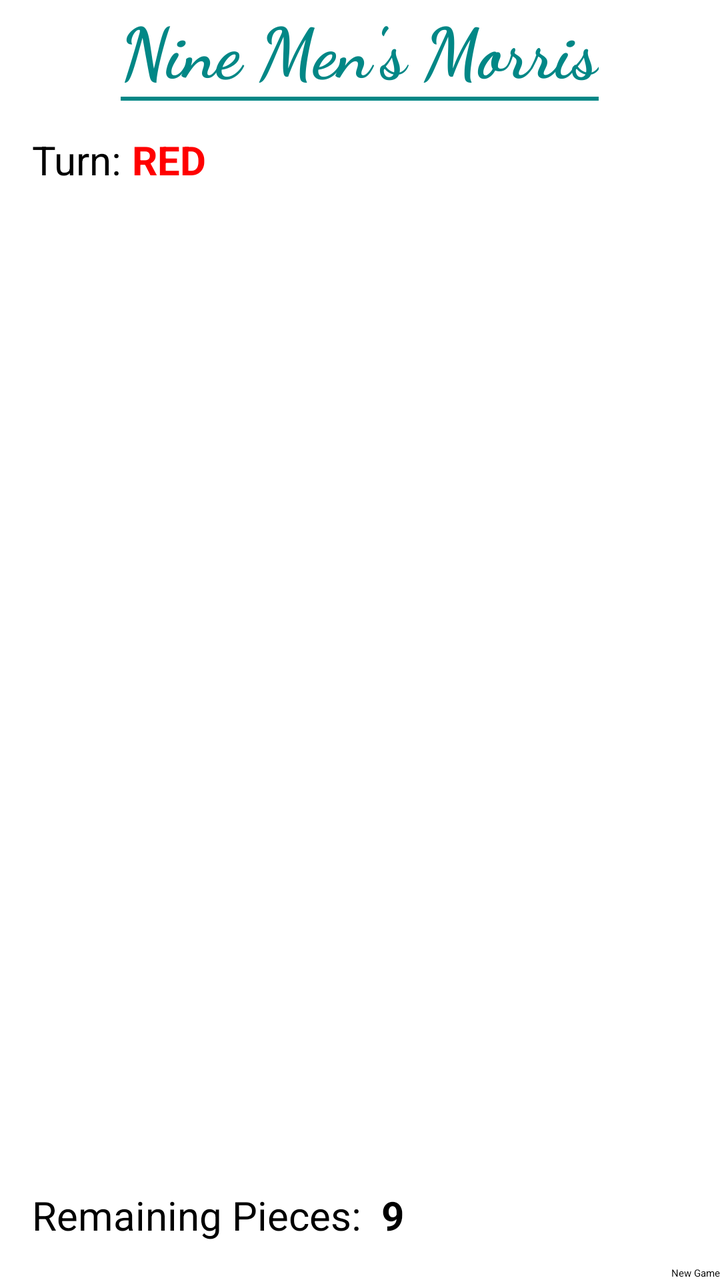
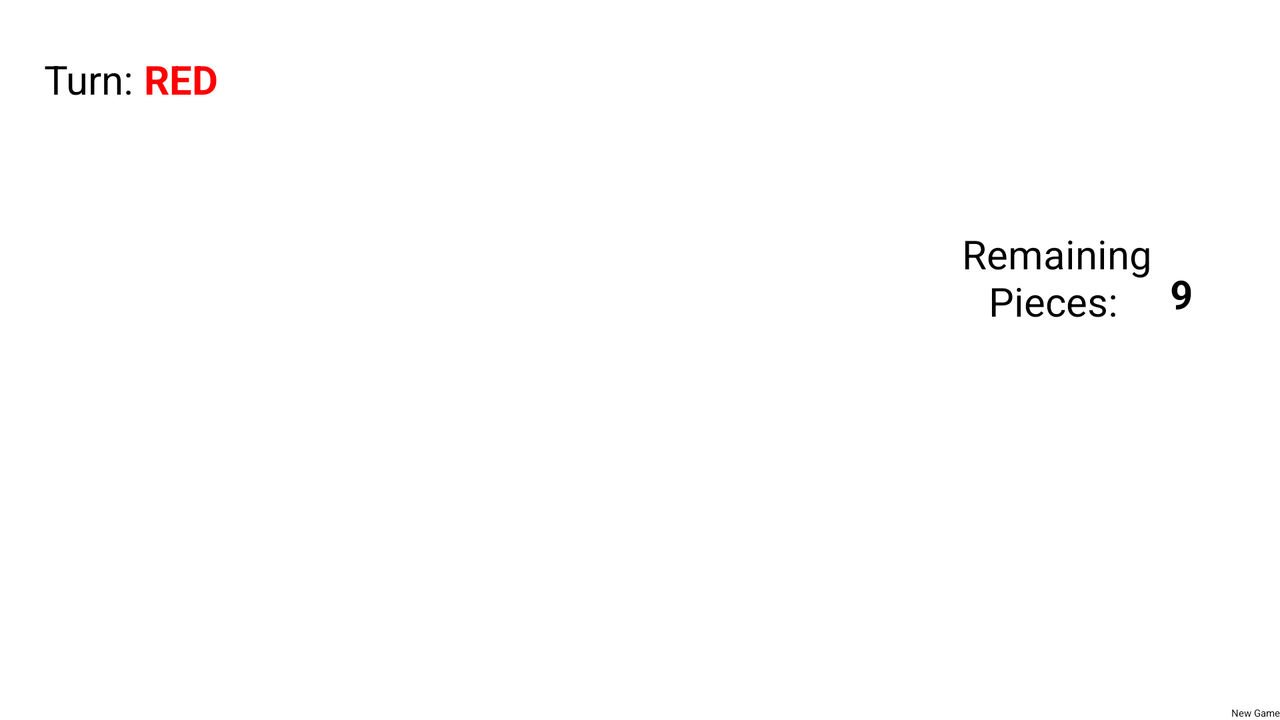

One screen, two layout resources from the same app: the default and the repository's alternative for another configuration. Each is rendered where Android would select it; the XML of both is given below.
<!-- AndroidManifest.xml: application theme Theme.NineMensMorris -->
<!-- res/layout/activity_main.xml -->
<?xml version="1.0" encoding="utf-8"?>
<androidx.constraintlayout.widget.ConstraintLayout xmlns:android="http://schemas.android.com/apk/res/android"
    xmlns:app="http://schemas.android.com/apk/res-auto"
    xmlns:tools="http://schemas.android.com/tools"
    android:layout_width="match_parent"
    android:layout_height="match_parent"
    tools:context=".MainActivity">

    <TextView
        android:id="@+id/title"
        android:layout_width="wrap_content"
        android:layout_height="wrap_content"
        android:fontFamily="cursive"
        android:text="Nine Men's Morris"
        android:textColor="@color/design_default_color_secondary_variant"
        android:textSize="35dp"
        android:textStyle="bold"
        app:layout_constraintHorizontal_bias="0.498"
        app:layout_constraintLeft_toLeftOf="parent"
        app:layout_constraintRight_toRightOf="parent"
        app:layout_constraintTop_toTopOf="parent" />

    <View
        android:id="@+id/line"
        android:layout_width="0dp"
        android:layout_height="2dp"
        app:layout_constraintTop_toBottomOf="@id/title"
        app:layout_constraintEnd_toEndOf="@id/title"
        app:layout_constraintStart_toStartOf="@id/title"
        android:background="@color/design_default_color_secondary_variant"/>

    <TextView
        android:id="@+id/turn"
        android:layout_width="wrap_content"
        android:layout_height="wrap_content"
        android:layout_marginStart="16dp"
        android:layout_marginTop="16dp"
        android:text="@string/turn"
        android:textColor="@color/black"
        android:textSize="20sp"
        app:layout_constraintStart_toStartOf="parent"
        app:layout_constraintTop_toBottomOf="@+id/line" />

    <TextView
        android:id="@+id/turn_text"
        android:layout_width="wrap_content"
        android:layout_height="wrap_content"
        android:layout_marginTop="18dp"
        android:text=" RED"
        android:textColor="#FF0000"
        android:textSize="20sp"
        android:textStyle="bold"
        app:layout_constraintStart_toEndOf="@id/turn"
        app:layout_constraintTop_toBottomOf="@id/title" />

    <TextView
        android:id="@+id/remaining"
        android:layout_width="wrap_content"
        android:layout_height="wrap_content"
        android:layout_marginBottom="12dp"
        android:layout_marginStart="16dp"
        android:text="Remaining Pieces: "
        android:textColor="@color/black"
        android:textSize="20sp"
        app:layout_constraintBottom_toTopOf="@id/new_game"
        app:layout_constraintStart_toStartOf="parent" />

    <TextView
        android:id="@+id/remaining_pieces"
        android:layout_width="wrap_content"
        android:layout_height="wrap_content"
        android:layout_marginBottom="12dp"
        android:text=" 9"
        android:textColor="@color/black"
        android:textSize="20sp"
        android:textStyle="bold"
        app:layout_constraintBottom_toTopOf="@id/new_game"
        app:layout_constraintStart_toEndOf="@id/remaining" />

    <Button
        android:id="@+id/new_game"
        android:layout_width="wrap_content"
        android:layout_height="wrap_content"
        android:text="New Game"
        android:onClick="onNewGameClicked"
        app:layout_constraintEnd_toEndOf="parent"
        app:layout_constraintBottom_toBottomOf="parent"
        tools:layout_editor_absoluteX="302dp"
        tools:layout_editor_absoluteY="681dp" />

    <ImageView
        android:id="@+id/the_board"
        android:layout_width="match_parent"
        android:layout_height="match_parent"
        android:paddingStart="20dp"
        android:paddingEnd="20dp"
        android:scaleType="fitCenter"
        app:layout_constraintBottom_toTopOf="@id/remaining_pieces"
        app:layout_constraintEnd_toEndOf="parent"
        app:layout_constraintStart_toStartOf="parent"
        app:layout_constraintTop_toBottomOf="@id/turn_text"
        app:srcCompat="@drawable/board" />

    <androidx.constraintlayout.helper.widget.Flow
        android:id="@+id/flow_1"
        android:layout_width="0dp"
        android:layout_height="wrap_content"
        android:layout_marginTop="160dp"
        app:flow_horizontalAlign="start"
        app:flow_horizontalGap="120dp"
        app:constraint_referenced_ids="point_0, point_1, point_2"
        app:flow_wrapMode="aligned"
        app:layout_constraintEnd_toEndOf="parent"
        app:layout_constraintHorizontal_bias="0.0"
        app:layout_constraintHorizontal_chainStyle="spread"
        app:layout_constraintStart_toStartOf="parent"
        app:layout_constraintTop_toTopOf="parent" />

    <androidx.constraintlayout.helper.widget.Flow
        android:id="@+id/flow_2"
        android:layout_width="0dp"
        android:layout_height="wrap_content"
        app:flow_horizontalGap="65dp"
        app:flow_wrapMode="aligned"
        android:layout_marginHorizontal="56dp"
        app:flow_horizontalStyle="packed"
        app:constraint_referenced_ids="point_3, point_4, point_5"
        app:layout_constraintEnd_toEndOf="parent"
        app:layout_constraintHorizontal_chainStyle="spread"
        app:layout_constraintStart_toStartOf="parent"
        app:layout_constraintTop_toBottomOf="@id/flow_1" />

    <androidx.constraintlayout.helper.widget.Flow
        android:id="@+id/flow_3"
        android:layout_width="0dp"
        android:layout_marginTop="50dp"
        android:layout_height="wrap_content"
        android:layout_marginHorizontal="100dp"
        app:constraint_referenced_ids="point_6, point_7, point_8"
        app:layout_constraintEnd_toEndOf="parent"
        app:layout_constraintStart_toStartOf="parent"
        app:layout_constraintTop_toBottomOf="@id/flow_1" />

    <androidx.constraintlayout.helper.widget.Flow
        android:id="@+id/flow_4"
        android:layout_width="0dp"
        android:layout_height="wrap_content"
        android:layout_marginTop="20dp"
        app:constraint_referenced_ids="point_9, point_10, point_11"
        app:layout_constraintStart_toStartOf="parent"
        app:layout_constraintTop_toBottomOf="@id/flow_3"/>

    <androidx.constraintlayout.helper.widget.Flow
        android:id="@+id/flow_5"
        android:layout_width="0dp"
        android:layout_height="wrap_content"
        android:layout_marginTop="20dp"
        app:constraint_referenced_ids="point_12, point_13, point_14"
        app:layout_constraintEnd_toEndOf="parent"
        app:layout_constraintTop_toBottomOf="@id/flow_3"/>

    <androidx.constraintlayout.helper.widget.Flow
        android:id="@+id/flow_6"
        android:layout_marginTop="15dp"
        android:layout_width="0dp"
        android:layout_height="wrap_content"
        android:layout_marginHorizontal="100dp"
        app:constraint_referenced_ids="point_15, point_16, point_17"
        app:layout_constraintEnd_toEndOf="parent"
        app:layout_constraintStart_toStartOf="parent"
        app:layout_constraintTop_toBottomOf="@id/flow_4" />

    <androidx.constraintlayout.helper.widget.Flow
        android:id="@+id/flow_7"
        android:layout_width="0dp"
        android:layout_height="wrap_content"
        app:flow_horizontalGap="65dp"
        app:flow_wrapMode="aligned"
        android:layout_marginHorizontal="56dp"
        app:flow_horizontalStyle="packed"
        app:constraint_referenced_ids="point_18, point_19, point_20"
        app:layout_constraintEnd_toEndOf="parent"
        app:layout_constraintHorizontal_chainStyle="spread"
        app:layout_constraintStart_toStartOf="parent"
        app:layout_constraintTop_toBottomOf="@id/flow_6" />

    <androidx.constraintlayout.helper.widget.Flow
        android:id="@+id/flow_8"
        android:layout_width="0dp"
        android:layout_height="wrap_content"
        app:flow_horizontalAlign="start"
        app:flow_horizontalGap="120dp"
        app:constraint_referenced_ids="point_21, point_22, point_23"
        app:flow_wrapMode="aligned"
        app:layout_constraintEnd_toEndOf="parent"
        app:layout_constraintHorizontal_bias="0.0"
        app:layout_constraintHorizontal_chainStyle="spread"
        app:layout_constraintStart_toStartOf="parent"
        app:layout_constraintTop_toBottomOf="@id/flow_7"/>

    <ImageView
        android:id="@+id/point_0"
        android:layout_width="56dp"
        android:layout_height="56dp"
        android:onClick="onTileClicked"
        app:srcCompat="@drawable/empty_spot"/>

    <ImageView
        android:id="@+id/point_1"
        android:layout_width="56dp"
        android:layout_height="56dp"
        android:onClick="onTileClicked"
        app:srcCompat="@drawable/empty_spot" />

    <ImageView
        android:id="@+id/point_2"
        android:layout_width="56dp"
        android:layout_height="56dp"
        android:onClick="onTileClicked"
        app:srcCompat="@drawable/empty_spot" />


    <ImageView
        android:id="@+id/point_3"
        android:layout_width="56dp"
        android:layout_height="56dp"
        android:onClick="onTileClicked"
        app:srcCompat="@drawable/empty_spot" />

    <ImageView
        android:id="@+id/point_4"
        android:layout_width="56dp"
        android:layout_height="56dp"
        android:onClick="onTileClicked"
        app:srcCompat="@drawable/empty_spot" />

    <ImageView
        android:id="@+id/point_5"
        android:layout_width="56dp"
        android:layout_height="56dp"
        android:onClick="onTileClicked"
        app:srcCompat="@drawable/empty_spot" />

    <ImageView
        android:id="@+id/point_6"
        android:layout_width="56dp"
        android:layout_height="56dp"
        android:onClick="onTileClicked"
        app:srcCompat="@drawable/empty_spot" />

    <ImageView
        android:id="@+id/point_7"
        android:layout_width="56dp"
        android:layout_height="56dp"
        android:onClick="onTileClicked"
        app:srcCompat="@drawable/empty_spot" />

    <ImageView
        android:id="@+id/point_8"
        android:layout_width="56dp"
        android:layout_height="56dp"
        android:onClick="onTileClicked"
        app:srcCompat="@drawable/empty_spot" />

    <ImageView
        android:id="@+id/point_9"
        android:layout_width="56dp"
        android:layout_height="56dp"
        android:onClick="onTileClicked"
        app:srcCompat="@drawable/empty_spot" />

    <ImageView
        android:id="@+id/point_10"
        android:layout_width="56dp"
        android:layout_height="56dp"
        android:onClick="onTileClicked"
        app:srcCompat="@drawable/empty_spot" />

    <ImageView
        android:id="@+id/point_11"
        android:layout_width="56dp"
        android:layout_height="56dp"
        android:onClick="onTileClicked"
        app:srcCompat="@drawable/empty_spot" />

    <ImageView
        android:id="@+id/point_12"
        android:layout_width="56dp"
        android:layout_height="56dp"
        android:onClick="onTileClicked"
        app:srcCompat="@drawable/empty_spot"
        tools:layout_editor_absoluteX="248dp" />

    <ImageView
        android:id="@+id/point_13"
        android:layout_width="56dp"
        android:layout_height="56dp"
        android:onClick="onTileClicked"
        app:srcCompat="@drawable/empty_spot" />

    <ImageView
        android:id="@+id/point_14"
        android:layout_width="56dp"
        android:layout_height="56dp"
        android:onClick="onTileClicked"
        app:srcCompat="@drawable/empty_spot" />

    <ImageView
        android:id="@+id/point_15"
        android:layout_width="56dp"
        android:layout_height="56dp"
        android:onClick="onTileClicked"
        app:srcCompat="@drawable/empty_spot" />

    <ImageView
        android:id="@+id/point_16"
        android:layout_width="56dp"
        android:layout_height="56dp"
        android:onClick="onTileClicked"
        app:srcCompat="@drawable/empty_spot" />

    <ImageView
        android:id="@+id/point_17"
        android:layout_width="56dp"
        android:layout_height="56dp"
        android:onClick="onTileClicked"
        app:srcCompat="@drawable/empty_spot" />

    <ImageView
        android:id="@+id/point_18"
        android:layout_width="56dp"
        android:layout_height="56dp"
        android:onClick="onTileClicked"
        app:srcCompat="@drawable/empty_spot" />

    <ImageView
        android:id="@+id/point_19"
        android:layout_width="56dp"
        android:layout_height="56dp"
        android:onClick="onTileClicked"
        app:srcCompat="@drawable/empty_spot" />

    <ImageView
        android:id="@+id/point_20"
        android:layout_width="56dp"
        android:layout_height="56dp"
        android:onClick="onTileClicked"
        app:srcCompat="@drawable/empty_spot" />

    <ImageView
        android:id="@+id/point_21"
        android:layout_width="56dp"
        android:layout_height="56dp"
        android:onClick="onTileClicked"
        app:srcCompat="@drawable/empty_spot" />

    <ImageView
        android:id="@+id/point_22"
        android:layout_width="56dp"
        android:layout_height="56dp"
        android:onClick="onTileClicked"
        app:srcCompat="@drawable/empty_spot" />

    <ImageView
        android:id="@+id/point_23"
        android:layout_width="56dp"
        android:layout_height="56dp"
        android:onClick="onTileClicked"
        app:srcCompat="@drawable/empty_spot" />

    <ImageView
        android:id="@+id/point_25"
        android:layout_width="56dp"
        android:layout_height="56dp"
        android:layout_marginStart="4dp"
        android:layout_marginBottom="336dp"
        android:visibility="invisible"
        app:layout_constraintBottom_toBottomOf="parent"
        app:layout_constraintEnd_toStartOf="@+id/point_12"
        app:layout_constraintStart_toEndOf="@+id/point_11"
        app:layout_constraintTop_toBottomOf="@+id/point_7"
        app:layout_constraintVertical_bias="0.833"
        app:srcCompat="@drawable/empty_spot" />

</androidx.constraintlayout.widget.ConstraintLayout>
<!-- resources referenced by this layout -->
<resources>
  <color name="black">#FF000000</color>
  <!-- drawable board: png bitmap (drawable-xxhdpi, 26008 bytes) -->
  <!-- drawable empty_spot: png bitmap (drawable, 41453 bytes) -->
  <string name="turn">Turn: </string>
</resources>
<!-- res/layout-land/activity_main.xml (the repository's variant of the layout above) -->
<!-- drawn on the phone turned sideways -->
<?xml version="1.0" encoding="utf-8"?>
<androidx.constraintlayout.widget.ConstraintLayout xmlns:android="http://schemas.android.com/apk/res/android"
    xmlns:app="http://schemas.android.com/apk/res-auto"
    xmlns:tools="http://schemas.android.com/tools"
    android:layout_width="match_parent"
    android:layout_height="match_parent"
    tools:context=".MainActivity">

    <ImageView
        android:id="@+id/the_board"
        android:layout_width="0dp"
        android:layout_height="0dp"
        android:scaleX="0.9"
        android:scaleY="0.9"
        app:layout_constraintBottom_toBottomOf="parent"
        app:layout_constraintEnd_toStartOf="@id/remaining"
        app:layout_constraintStart_toEndOf="@id/turn"
        app:layout_constraintTop_toTopOf="parent"
        app:srcCompat="@drawable/board" />

    <androidx.constraintlayout.helper.widget.Flow
        android:id="@+id/flow_1"
        android:layout_width="0dp"
        android:layout_height="wrap_content"
        app:constraint_referenced_ids="point_0, point_1, point_2"
        app:flow_wrapMode="aligned"
        app:flow_horizontalStyle="packed"
        android:layout_marginHorizontal="60dp"
        app:flow_horizontalGap="100dp"
        app:layout_constraintEnd_toEndOf="@id/the_board"
        app:layout_constraintHorizontal_chainStyle="spread"
        app:layout_constraintStart_toStartOf="@id/the_board"
        app:layout_constraintTop_toTopOf="parent" />

    <androidx.constraintlayout.helper.widget.Flow
        android:id="@+id/flow_2"
        android:layout_width="0dp"
        android:layout_height="wrap_content"
        app:flow_horizontalGap="55dp"
        app:flow_wrapMode="aligned"
        android:layout_marginHorizontal="46dp"
        app:flow_horizontalStyle="packed"
        app:constraint_referenced_ids="point_3, point_4, point_5"
        app:layout_constraintEnd_toEndOf="@id/the_board"
        app:layout_constraintHorizontal_chainStyle="spread"
        app:layout_constraintStart_toStartOf="@id/the_board"
        app:layout_constraintTop_toBottomOf="@id/flow_1"/>

    <androidx.constraintlayout.helper.widget.Flow
        android:id="@+id/flow_3"
        android:layout_width="0dp"
        android:layout_height="wrap_content"
        android:layout_marginHorizontal="180dp"
        app:constraint_referenced_ids="point_6, point_7, point_8"
        app:layout_constraintEnd_toEndOf="@id/the_board"
        app:layout_constraintStart_toStartOf="@id/the_board"
        app:layout_constraintTop_toBottomOf="@id/flow_2" />

    <androidx.constraintlayout.helper.widget.Flow
        android:id="@+id/flow_4"
        android:layout_width="0dp"
        app:flow_horizontalStyle="packed"
        android:layout_marginStart="50dp"
        android:layout_marginTop="5dp"
        android:layout_height="wrap_content"
        app:constraint_referenced_ids="point_9, point_10, point_11"
        app:layout_constraintStart_toStartOf="@id/flow_1"
        app:layout_constraintTop_toBottomOf="@id/flow_3"/>

    <androidx.constraintlayout.helper.widget.Flow
        android:id="@+id/flow_5"
        android:layout_width="0dp"
        app:flow_horizontalStyle="packed"
        android:layout_height="wrap_content"
        android:layout_marginTop="5dp"
        android:layout_marginEnd="50dp"
        app:constraint_referenced_ids="point_12, point_13, point_14"
        app:layout_constraintEnd_toEndOf="@id/flow_1"
        app:layout_constraintTop_toBottomOf="@id/flow_3"/>


    <androidx.constraintlayout.helper.widget.Flow
        android:id="@+id/flow_6"
        android:layout_width="0dp"
        android:layout_height="wrap_content"
        android:layout_marginHorizontal="180dp"
        android:layout_marginTop="10dp"
        app:constraint_referenced_ids="point_15, point_16, point_17"
        app:layout_constraintEnd_toEndOf="@id/the_board"
        app:layout_constraintStart_toStartOf="@id/the_board"
        app:layout_constraintTop_toBottomOf="@id/flow_5" />

    <androidx.constraintlayout.helper.widget.Flow
        android:id="@+id/flow_7"
        android:layout_width="0dp"
        android:layout_height="wrap_content"
        app:flow_horizontalGap="55dp"
        app:flow_wrapMode="aligned"
        android:layout_marginHorizontal="46dp"
        app:flow_horizontalStyle="packed"
        app:constraint_referenced_ids="point_18, point_19, point_20"
        app:layout_constraintEnd_toEndOf="@id/the_board"
        app:layout_constraintHorizontal_chainStyle="spread"
        app:layout_constraintStart_toStartOf="@id/the_board"
        app:layout_constraintTop_toBottomOf="@id/flow_6"/>

    <androidx.constraintlayout.helper.widget.Flow
        android:id="@+id/flow_8"
        android:layout_width="0dp"
        android:layout_height="wrap_content"
        app:constraint_referenced_ids="point_21, point_22, point_23"
        app:flow_wrapMode="aligned"
        app:flow_horizontalStyle="packed"
        android:layout_marginHorizontal="60dp"
        app:flow_horizontalGap="100dp"
        app:layout_constraintEnd_toEndOf="@id/the_board"
        app:layout_constraintHorizontal_chainStyle="spread"
        app:layout_constraintStart_toStartOf="@id/the_board"
        app:layout_constraintTop_toBottomOf="@id/flow_7" />

    <ImageView
        android:id="@+id/point_0"
        android:layout_width="46dp"
        android:layout_height="46dp"
        android:onClick="onTileClicked"
        app:srcCompat="@drawable/empty_spot"/>

    <ImageView
        android:id="@+id/point_1"
        android:layout_width="46dp"
        android:layout_height="46dp"
        android:onClick="onTileClicked"
        app:srcCompat="@drawable/empty_spot" />

    <ImageView
        android:id="@+id/point_2"
        android:layout_width="46dp"
        android:layout_height="46dp"
        android:onClick="onTileClicked"
        app:srcCompat="@drawable/empty_spot" />


    <ImageView
        android:id="@+id/point_3"
        android:layout_width="46dp"
        android:layout_height="46dp"
        android:onClick="onTileClicked"
        app:srcCompat="@drawable/empty_spot" />

    <ImageView
        android:id="@+id/point_4"
        android:layout_width="46dp"
        android:layout_height="46dp"
        android:onClick="onTileClicked"
        app:srcCompat="@drawable/empty_spot" />

    <ImageView
        android:id="@+id/point_5"
        android:layout_width="46dp"
        android:layout_height="46dp"
        android:onClick="onTileClicked"
        app:srcCompat="@drawable/empty_spot" />

    <ImageView
        android:id="@+id/point_6"
        android:layout_width="46dp"
        android:layout_height="46dp"
        android:onClick="onTileClicked"
        app:srcCompat="@drawable/empty_spot" />

    <ImageView
        android:id="@+id/point_7"
        android:layout_width="46dp"
        android:layout_height="46dp"
        android:onClick="onTileClicked"
        app:srcCompat="@drawable/empty_spot" />

    <ImageView
        android:id="@+id/point_8"
        android:layout_width="46dp"
        android:layout_height="46dp"
        android:onClick="onTileClicked"
        app:srcCompat="@drawable/empty_spot" />

    <ImageView
        android:id="@+id/point_9"
        android:layout_width="46dp"
        android:layout_height="46dp"
        android:onClick="onTileClicked"
        app:srcCompat="@drawable/empty_spot" />

    <ImageView
        android:id="@+id/point_10"
        android:layout_width="46dp"
        android:layout_height="46dp"
        android:onClick="onTileClicked"
        app:srcCompat="@drawable/empty_spot" />

    <ImageView
        android:id="@+id/point_11"
        android:layout_width="46dp"
        android:layout_height="46dp"
        android:onClick="onTileClicked"
        app:srcCompat="@drawable/empty_spot" />

    <ImageView
        android:id="@+id/point_12"
        android:layout_width="46dp"
        android:layout_height="46dp"
        android:onClick="onTileClicked"
        app:srcCompat="@drawable/empty_spot"
        tools:layout_editor_absoluteX="248dp" />

    <ImageView
        android:id="@+id/point_13"
        android:layout_width="46dp"
        android:layout_height="46dp"
        android:onClick="onTileClicked"
        app:srcCompat="@drawable/empty_spot" />

    <ImageView
        android:id="@+id/point_14"
        android:layout_width="46dp"
        android:layout_height="46dp"
        android:onClick="onTileClicked"
        app:srcCompat="@drawable/empty_spot" />

    <ImageView
        android:id="@+id/point_15"
        android:layout_width="46dp"
        android:layout_height="46dp"
        android:onClick="onTileClicked"
        app:srcCompat="@drawable/empty_spot" />

    <ImageView
        android:id="@+id/point_16"
        android:layout_width="46dp"
        android:layout_height="46dp"
        android:onClick="onTileClicked"
        app:srcCompat="@drawable/empty_spot" />

    <ImageView
        android:id="@+id/point_17"
        android:layout_width="46dp"
        android:layout_height="46dp"
        android:onClick="onTileClicked"
        app:srcCompat="@drawable/empty_spot" />

    <ImageView
        android:id="@+id/point_18"
        android:layout_width="46dp"
        android:layout_height="46dp"
        android:onClick="onTileClicked"
        app:srcCompat="@drawable/empty_spot" />

    <ImageView
        android:id="@+id/point_19"
        android:layout_width="46dp"
        android:layout_height="46dp"
        android:onClick="onTileClicked"
        app:srcCompat="@drawable/empty_spot" />

    <ImageView
        android:id="@+id/point_20"
        android:layout_width="46dp"
        android:layout_height="46dp"
        android:onClick="onTileClicked"
        app:srcCompat="@drawable/empty_spot" />

    <ImageView
        android:id="@+id/point_21"
        android:layout_width="46dp"
        android:layout_height="46dp"
        android:onClick="onTileClicked"
        app:srcCompat="@drawable/empty_spot" />

    <ImageView
        android:id="@+id/point_22"
        android:layout_width="46dp"
        android:layout_height="46dp"
        android:onClick="onTileClicked"
        app:srcCompat="@drawable/empty_spot" />

    <ImageView
        android:id="@+id/point_23"
        android:layout_width="46dp"
        android:layout_height="46dp"
        android:onClick="onTileClicked"
        app:srcCompat="@drawable/empty_spot" />

    <ImageView
        android:id="@+id/point_25"
        android:layout_width="46dp"
        android:layout_height="46dp"
        android:visibility="invisible"
        app:layout_constraintStart_toStartOf="parent"
        app:layout_constraintEnd_toEndOf="parent"
        app:layout_constraintTop_toTopOf="parent"
        app:layout_constraintBottom_toBottomOf="parent"
        app:srcCompat="@drawable/empty_spot" />

    <TextView
        android:id="@+id/turn"
        android:layout_width="wrap_content"
        android:layout_height="wrap_content"
        android:layout_marginStart="22dp"
        android:layout_marginTop="26dp"
        android:text="@string/turn"
        android:textColor="@color/black"
        android:textSize="20sp"
        app:layout_constraintStart_toStartOf="parent"
        app:layout_constraintTop_toTopOf="parent" />

    <TextView
        android:id="@+id/turn_text"
        android:layout_width="wrap_content"
        android:layout_height="wrap_content"
        android:text=" RED"
        android:textColor="#FF0000"
        android:textSize="20sp"
        android:textStyle="bold"
        app:layout_constraintBottom_toBottomOf="@+id/turn"
        app:layout_constraintStart_toEndOf="@id/turn"
        app:layout_constraintTop_toTopOf="@+id/turn" />

    <TextView
        android:id="@+id/remaining"
        android:layout_width="wrap_content"
        android:layout_height="wrap_content"
        android:layout_marginBottom="48dp"
        android:layout_marginEnd="64dp"
        android:text="Remaining\n\t\tPieces: "
        android:textColor="@color/black"
        android:textSize="20sp"
        app:layout_constraintBottom_toTopOf="@id/new_game"
        app:layout_constraintEnd_toEndOf="parent"
        app:layout_constraintTop_toTopOf="parent"
        app:layout_constraintVertical_bias="0.445" />

    <TextView
        android:id="@+id/remaining_pieces"
        android:layout_width="0dp"
        android:layout_height="0dp"
        android:layout_marginStart="4dp"
        android:layout_marginTop="20dp"
        android:text=" 9"
        android:textColor="@color/black"
        android:textSize="20sp"
        android:textStyle="bold"
        app:layout_constraintBottom_toBottomOf="@+id/remaining"
        app:layout_constraintEnd_toEndOf="parent"
        app:layout_constraintStart_toEndOf="@id/remaining"
        app:layout_constraintTop_toTopOf="@+id/remaining" />

    <Button
        android:id="@+id/new_game"
        android:layout_width="wrap_content"
        android:layout_height="wrap_content"
        android:text="New Game"
        android:onClick="onNewGameClicked"
        app:layout_constraintEnd_toEndOf="parent"
        app:layout_constraintBottom_toBottomOf="parent"
        tools:layout_editor_absoluteX="302dp"
        tools:layout_editor_absoluteY="681dp" />

</androidx.constraintlayout.widget.ConstraintLayout>
